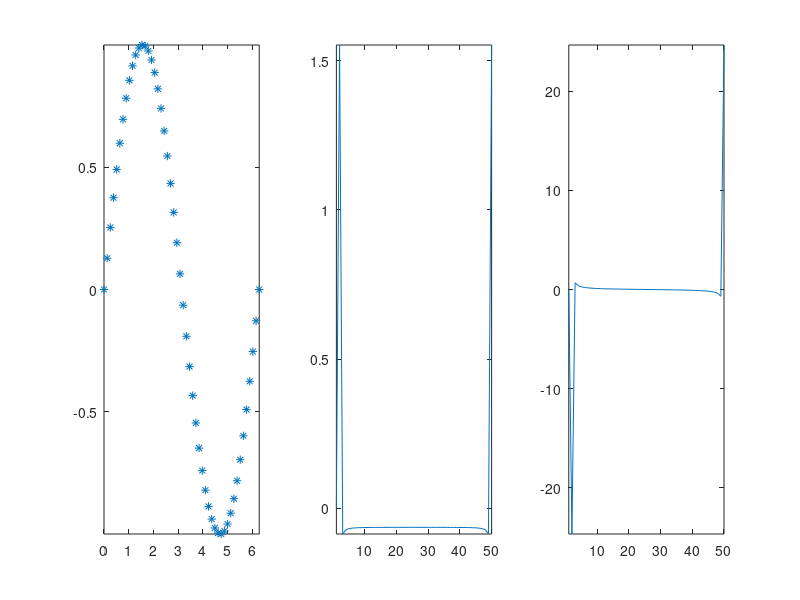

Write the MATLAB code that produced this figure.
% PURPOSE: Add/remove the last points in a 
%  periodic data sequence to experience which
%  data must be used to obtain a peak structure,
%  and see how the peaks broaden if too many
%  or not enough points are used
% CAVEAT: The last point 2*pi introduces noise,
%  it must be eliminated to get the 
%  "exact" Fourier spectrum.
% REVISION HISTORY: 21-May-2014 H.-G. Matuttis


clear all
format compact
l=50
x=linspace(0,2*pi,l);
%remove the end point (periodic):
% x=x(1:end-1);
% in this case the real part (middle window)
% will become numerically 0 (i.e. of the
% order of 10e-15, and of the imaginary part
% only the peaks (the wave number of the sine-curve)
% is left.
y=sin(x);
ffty=fft(y);
subplot(1,3,1)
plot(x,y,'*')
axis tight
subplot(1,3,2)
plot(real(ffty))
axis tight
subplot(1,3,3)
plot(imag(ffty))
axis tight
return